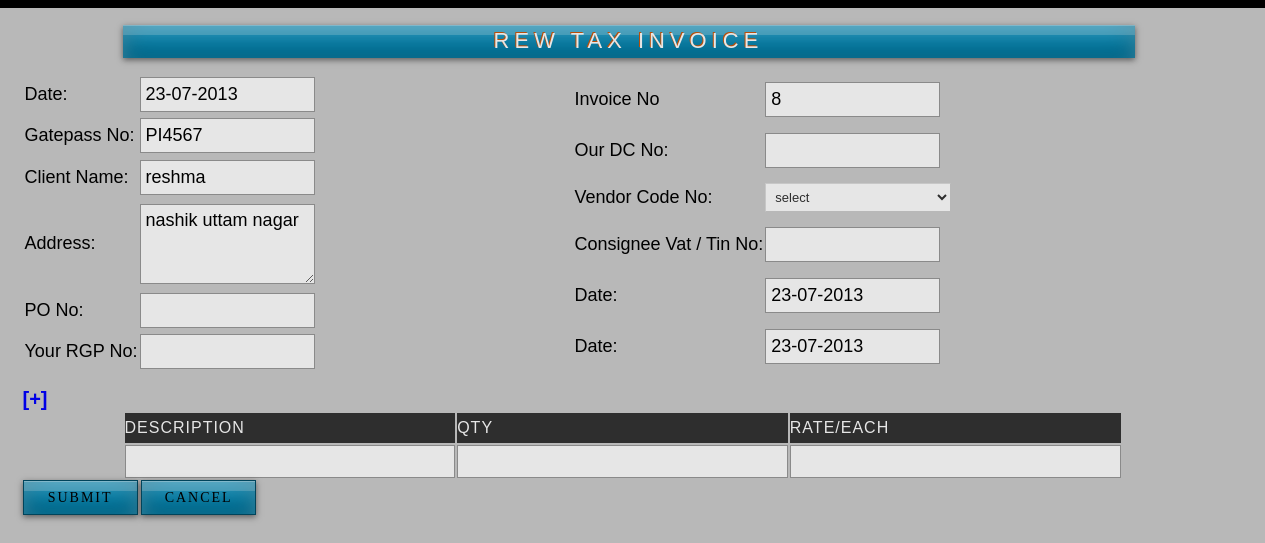
Page /invoicebasic.php?c_id1=5 on the committed database.
### tables this page shows
CREATE TABLE IF NOT EXISTS `gatepass` (
  `pass_id` int(10) NOT NULL AUTO_INCREMENT,
  `client_id` int(10) NOT NULL,
  `tin_no` varchar(30) NOT NULL,
  `cst_no` varchar(30) NOT NULL,
  `ex_ring` varchar(30) NOT NULL,
  `ex_no` varchar(30) NOT NULL,
  `ex_div` varchar(30) NOT NULL,
  `ex_com` varchar(30) NOT NULL,
  `g_no` varchar(25) NOT NULL,
  `g_date` date NOT NULL,
  `due_date` date NOT NULL,
  `req` char(50) NOT NULL,
  `dept` varchar(20) NOT NULL,
  `status` text NOT NULL,
  `t_ref_no` varchar(30) NOT NULL,
  `p_name` varchar(60) NOT NULL,
  `addr` text NOT NULL,
  `mode` char(25) NOT NULL,
  `time` time NOT NULL,
  `t_name` varchar(30) NOT NULL,
  `v_no` varchar(35) NOT NULL,
  `issue` varchar(40) NOT NULL,
  `total_qnt` int(20) NOT NULL,
  `total_amt` float NOT NULL,
  `remark` text NOT NULL,
  `req_by` varchar(40) NOT NULL,
  `appr_nm` varchar(20) NOT NULL,
  `date_tim` datetime NOT NULL,
  PRIMARY KEY (`pass_id`),
  UNIQUE KEY `g_no` (`g_no`)
);

CREATE TABLE IF NOT EXISTS `clients` (
  `c_id` int(11) NOT NULL AUTO_INCREMENT,
  `c_date` varchar(25) NOT NULL,
  `client_name` varchar(40) NOT NULL,
  `comp_name` varchar(70) NOT NULL,
  `c_add1` text NOT NULL,
  `c_add2` text NOT NULL,
  `c_city` varchar(25) NOT NULL,
  `c_pin` int(11) NOT NULL,
  `c_ph` bigint(11) NOT NULL,
  `c_mo` bigint(11) NOT NULL,
  `c_email` varchar(40) NOT NULL,
  PRIMARY KEY (`c_id`)
);

CREATE TABLE IF NOT EXISTS `invoice` (
  `i_id` int(11) NOT NULL AUTO_INCREMENT,
  `q_date` varchar(25) NOT NULL,
  `gatepass_no` varchar(20) NOT NULL,
  `c_id` int(11) NOT NULL,
  `c_comp` varchar(50) NOT NULL,
  `q_name` varchar(25) NOT NULL,
  `q_address` varchar(100) NOT NULL,
  `q_mo` bigint(11) NOT NULL,
  `po_no` int(20) NOT NULL,
  `rgp_no` int(20) NOT NULL,
  `dc_no` int(20) NOT NULL,
  `code_no` varchar(20) NOT NULL,
  `tin_no` int(20) NOT NULL,
  `date1` date NOT NULL,
  `date2` date NOT NULL,
  PRIMARY KEY (`i_id`)
);

### invoicebasic.php (the view, shortened to what this page needs)
<?php
$in=$_REQUEST['c_id1'];
$c_query="select * from clients where c_id='$in'";
$c_res=mysql_query($c_query);
$c_row=mysql_fetch_array($c_res);
$c_query2="select g_no from gatepass where client_id='$c_row[0]'";
$c_res2=mysql_query($c_query2);
$gate=mysql_result($c_res2,0);
$c_query1="select * from invoice order by i_id DESC";
$c_res1=mysql_query($c_query1);
if($c_row1=mysql_fetch_array($c_res1))
{
	$count=$c_row1[0];
	}
?>
<html>
<head>
<link rel="stylesheet" href="styles2.css" type="text/css" />
<link rel="stylesheet" href="styles.css" type="text/css" />
</head>
<body>
<div id="container">
    <div id="sub-header">
                <div class="quo">
                <form name="form5" action="" method="post" enctype="multipart/form-data">
                <br />
                <div class="quotationI"><center>REW TAX INVOICE</center></div>
                <br />
                <table class="q_info3" height="300px">
                <tr><td class="l_form">Date:</td><td><input name="q_date" class="q_in" type="text" value="<?php  echo date("d-m-Y"); ?>"/></td></tr>
                <tr><td class="l_form">Gatepass No:</td>
                <td>
                <input type="text" class="q_in" name="g_no" value="<?php echo $gate; ?>" readonly>
				</td>
                </tr>
                <tr><td class="l_form">Client Name:</td>
                <td>
                <input type="text" class="q_in" name="q_name" value="<?php echo $c_row[2]; ?>">
				</td>
                </tr>
                <tr><td class="l_form">Address:</td><td><textarea class="q_add" name="q_address"><?php echo $c_row[4]; ?></textarea></td></tr>
                <tr><td class="l_form">PO No:</td>
                <td>
                <input type="text" class="q_in" name="po_no" >
				</td>
                </tr>
                <tr><td class="l_form">Your RGP No:</td>
                <td>
                <input type="text" class="q_in" name="rgp" >
				</td></tr>
                </table>
                <table class="q_info5">
                <tr><td class="l_form">Invoice No</td>
                <td><input name="invoice" class="q_in" type="text" value="<?php echo $count+1; ?>"/></td></tr>
                <tr><td class="l_form">Our DC No:</td>
                <td>
                <input type="text" class="q_in" name="dc" >
				</td></tr>
                 <tr><td class="l_form">Vendor Code No:</td>
                <td>
                <select name="vendr" class="q_add_i">
                <option value="">select</option>
                </select>
				</td></tr>
                 <tr><td class="l_form">Consignee Vat / Tin No:</td>
                <td>
                <input type="text" class="q_in" name="tin_no" >
				</td></tr>
                 <tr><td class="l_form">Date:</td>
                <td>
                <input type="text" class="q_in" name="date1" value="<?php echo date('d-m-Y'); ?>" >
				</td></tr>
                <tr><td class="l_form">Date:</td>
                <td>
                <input type="text" class="q_in" name="date2" value="<?php echo date('d-m-Y'); ?>" >
				</td></tr>
                </table>
                <br />
                <table class="des">
                <tr>
                <td class="heading">DESCRIPTION</td>
                <td class="heading" >QTY</td>
                <td class="heading">RATE/EACH</td>
                </tr>
                <span style="color:#00f;font-size:20px;font-weight:bold;cursor:pointer;" onClick="add_phone_field()">[+]</span>
                <tr>
                <td>
                 <input class="des_in" type="text" name="d[]" id="0"><br>
                </td>
                <td>
                 <input class="des_q" type="text" name="q[]" id="0"><br>
                </td>
                <td>
                 <input class="des_r" type="text" name="r[]" id="0"><br>
                </td>
                </tr>
                </table>
                <div class="q_button5">
            	 <input name="submit" class="formbutton" value=" Submit " type="submit" onClick="javascript:return validateMyForm();" />
                <input name="cancel" class="formbutton" value="Cancel" type="submit" />
                </div>
                </form>
  				</div>
                </div>
</div>
</body>
</html>

### styles2.css (style rules this page uses)
body { background:#000; margin:0; padding:0; font-family: Verdana, Geneva, sans-serif; font-size: 13px; color: #000; }
* { margin:0; padding:0; }
form input, form select, form textarea { padding: 5px; color: #333333; border: 1px solid #ddd; border-right:1px solid #ccc; border-bottom:1px solid #ccc; background-color:#fff; font-family: Arial, Helvetica, sans-serif; font-size: 13px; }
form input.formbutton { color: #000; padding: 6px 8px; font-size: 14px; letter-spacing:2px; font-family: Arial, Helvetica, sans-serif; text-decoration: none; text-transform: uppercase; background: #00a1d2; border: none; width:115px; height:35px; overflow: visible; font-family: Lucida Grande; border: 1px solid rgba(0,0,0,0.5); background:#09C; box-shadow: 0 2px 6px rgba(0,0,0,0.5), inset 0 1px rgba(255,255,255,0.3), inset 0 10px rgba(255,255,255,0.2), inset 0 10px 20px rgba(255,255,255,0.25), inset 0 -15px 30px rgba(0,0,0,0.3); -o-box-shadow: 0 2px 6px rgba(0,0,0,0.5), inset 0 1px rgba(255,255,255,0.3), inset 0 10px rgba(255,255,255,0.2), inset 0 10px 20px rgba(255,255,255,0.25), inset 0 -15px 30px rgba(0,0,0,0.3); -webkit-box-shadow: 0 2px 6px rgba(0,0,0,0.5), inset 0 1px rgba(255,255,255,0.3), inset 0 10px rgba(255,255,255,0.2), inset 0 10px 20px rgba(255,255,255,0.25), inset 0 -15px 30px rgba(0,0,0,0.3); -moz-box-shadow: 0 2px 6px rgba(0,0,0,0.5), inset 0 1px rgba(255,255,255,0.3), inset 0 10px rgba(255,255,255,0.2), inset 0 10px 20px rgba(255,255,255,0.25), inset 0 -15px 30px rgba(0,0,0,0.3); }
#container { width: 960px; margin: 0 auto; padding: 0px; }
div#sub-header { margin-top:8px; margin-bottom:5px; margin-left:-180px; width:1315px; height:1500px; background-color:#CCC; opacity:0.9; }
.quo { margin-left:50px; }
.quotationI { font-size:22px; color:#fff; font-family: Arial, Helvetica, sans-serif; font-weight:500; letter-spacing:5px; background-color:#F87B27; width:80%; height:30px; margin-left:100px; margin-top:2px; text-shadow:-1px -1px #CE5709; background: #F87B27 url('images/frontpage-link.png') repeat-x scroll top left; padding:3px 0px 0px 0px; background:#09C; box-shadow: 0 2px 6px rgba(0,0,0,0.5), inset 0 1px rgba(255,255,255,0.3), inset 0 10px rgba(255,255,255,0.2), inset 0 10px 20px rgba(255,255,255,0.25), inset 0 -15px 30px rgba(0,0,0,0.3); -o-box-shadow: 0 2px 6px rgba(0,0,0,0.5), inset 0 1px rgba(255,255,255,0.3), inset 0 10px rgba(255,255,255,0.2), inset 0 10px 20px rgba(255,255,255,0.25), inset 0 -15px 30px rgba(0,0,0,0.3); -webkit-box-shadow: 0 2px 6px rgba(0,0,0,0.5), inset 0 1px rgba(255,255,255,0.3), inset 0 10px rgba(255,255,255,0.2), inset 0 10px 20px rgba(255,255,255,0.25), inset 0 -15px 30px rgba(0,0,0,0.3); -moz-box-shadow: 0 2px 6px rgba(0,0,0,0.5), inset 0 1px rgba(255,255,255,0.3), inset 0 10px rgba(255,255,255,0.2), inset 0 10px 20px rgba(255,255,255,0.25), inset 0 -15px 30px rgba(0,0,0,0.3); }
.l_form { font-size:18px; color:#000; border:none; margin-left:125px; margin-top:30px; }
.q_in { width:175px; height:35px; border:1px solid #999; background-color:#FFF; font-size:18px; color:#000 }
.q_info5 { margin-left:550px; margin-top:-300px; height:300px; }
.heading { background-color:#333; color:#FFF; height:30px; letter-spacing:1px; }
.des { width:1000px; margin-left:100px; }
.q_add { width:175px; height:80px; background-color:#FFF; font-size:18px; border:1px solid #999; color:#000; }
.des_in { width:100%; background-color:#FFF; font-size:18px; color:#000; border:1px solid #999; }
.des_r { width:100%; height:138%; background-color:#FFF; font-size:18px; color:#000; border:1px solid #999; }
.des_q { width:100%; background-color:#FFF; font-size:18px; color:#000; border:1px solid #999; }
select { width:186px; }
option { background:#FFF; color:#000; }

### rows in the picture
gatepass: g_no "PI4567"
clients: q_name "reshma", q_address "nashik uttam nagar"
invoice: invoice "8"
